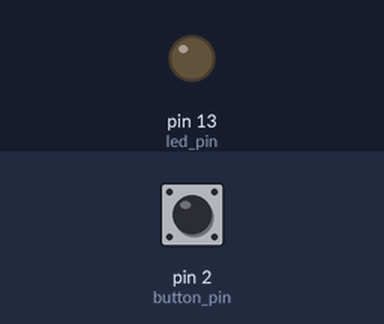
Simulated run of this sketch. Board: Arduino Uno, built with avr-gcc and run on an emulated ATmega328P. Shown: output pins drawn as LEDs (lit = HIGH). The test bench sets the inputs (shaded band); at power-on: pin 2 (button_pin) HIGH.

Above: at 1.2 s.
1.3 s: pin 2 (button_pin) pulled LOW for 0.15 s
At 2.5 s:
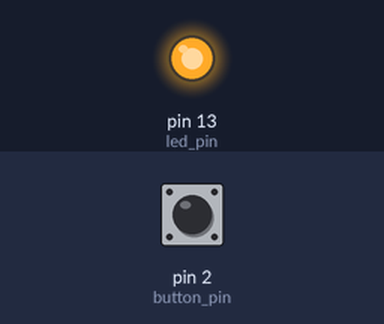
Timing chart, 0 to 10.4 s (numbered marks = the images above; inputs shaded):
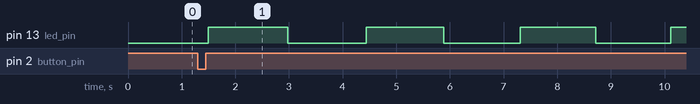

The sketch:

Brush_Timer.ino
```cpp
#define tim 120 // in seconds
#define led_pin 13
#define button_pin 2 // only 2 or 3
#define minpulsetime 30
#define maxpulsetime 1500

bool is_running = false;
unsigned long start_time = 0;
unsigned long last_blink = 0;
int time_left = 0;


void isr() {
  if (!is_running) {
    // not running
    start_time = millis();
    is_running = true;
    //Serial.println("i got called");
  }
}

void setup() {
  pinMode(led_pin , OUTPUT);
  pinMode(button_pin, INPUT_PULLUP);
  attachInterrupt(digitalPinToInterrupt(button_pin), isr, CHANGE);
  Serial.begin(9600);
}

void loop() {
  if (is_running) {
    if (millis() - start_time > ((unsigned long)tim * 1000)) { // overflow automatically taken care of
      // time up
      is_running = false;
    } else {
      // running and time not over
      time_left = int(float(minpulsetime) + float(maxpulsetime - minpulsetime) *  (float((start_time + ((unsigned long)tim * 1000) - millis()) / 1000.0) / float(tim))   ) ; // find max limit of the operations
      if (millis() -  last_blink > time_left) {
        // time to change state
        last_blink = millis();
        //Serial.println("toggled led");
        digitalWrite(led_pin, !digitalRead(led_pin));//toggle
      }


    }

  } else {
    digitalWrite(led_pin , LOW);
    //goto sleep
    //Serial.println("i am sleeping");
    //delay(1000);

  }

}
```

Measured:
- after the input at 1.3 s, pin 13 (led_pin): alternates HIGH for 1.4 s and LOW for 1.4 s, starting after 0.20 s
